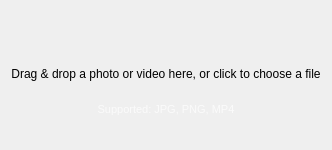
          <widget class="QFrame" name="uploadArea">
           <property name="sizePolicy">
            <sizepolicy hsizetype="Preferred" vsizetype="Preferred">
             <horstretch>0</horstretch>
             <verstretch>0</verstretch>
            </sizepolicy>
           </property>
           <property name="minimumSize">
            <size>
             <width>0</width>
             <height>150</height>
            </size>
           </property>
           <property name="maximumSize">
            <size>
             <width>16777215</width>
             <height>120</height>
            </size>
           </property>
           <property name="acceptDrops">
            <bool>true</bool>
           </property>
           <property name="autoFillBackground">
            <bool>false</bool>
           </property>
           <property name="styleSheet">
            <string notr="true"/>
           </property>
           <layout class="QVBoxLayout" name="uploadLayout">
            <property name="spacing">
             <number>14</number>
            </property>
            <property name="topMargin">
             <number>9</number>
            </property>
            <item>
             <widget class="QFrame" name="upload_area_empty_frame">
              <property name="acceptDrops">
               <bool>false</bool>
              </property>
              <layout class="QVBoxLayout" name="upload_area_empty_v_box">
               <property name="spacing">
                <number>0</number>
               </property>
               <property name="leftMargin">
                <number>0</number>
               </property>
               <property name="topMargin">
                <number>0</number>
               </property>
               <property name="rightMargin">
                <number>0</number>
               </property>
               <property name="bottomMargin">
                <number>0</number>
               </property>
               <item>
                <widget class="QLabel" name="uploadIcon">
                 <property name="sizePolicy">
                  <sizepolicy hsizetype="Preferred" vsizetype="Fixed">
                   <horstretch>0</horstretch>
                   <verstretch>0</verstretch>
                  </sizepolicy>
                 </property>
                 <property name="autoFillBackground">
                  <bool>false</bool>
                 </property>
                 <property name="styleSheet">
                  <string notr="true"/>
                 </property>
                 <property name="text">
                  <string/>
                 </property>
                 <property name="pixmap">
                  <pixmap resource="../scripts/ui/icons_resource.qrc">:/icons/icons/upload.png</pixmap>
                 </property>
                 <property name="scaledContents">
                  <bool>false</bool>
                 </property>
                 <property name="alignment">
                  <set>Qt::AlignmentFlag::AlignCenter</set>
                 </property>
                </widget>
               </item>
               <item>
                <widget class="QLabel" name="uploadText">
                 <property name="sizePolicy">
                  <sizepolicy hsizetype="Preferred" vsizetype="Fixed">
                   <horstretch>0</horstretch>
                   <verstretch>0</verstretch>
                  </sizepolicy>
                 </property>
                 <property name="text">
                  <string>Drag &amp; drop a photo or video here, or click to choose a file</string>
                 </property>
                 <property name="alignment">
                  <set>Qt::AlignmentFlag::AlignCenter</set>
                 </property>
                 <property name="class" stdset="0">
                  <string>MainUILable</string>
                 </property>
                </widget>
               </item>
               <item>
                <widget class="QLabel" name="uploadSupported">
                 <property name="sizePolicy">
                  <sizepolicy hsizetype="Preferred" vsizetype="Fixed">
                   <horstretch>0</horstretch>
                   <verstretch>0</verstretch>
                  </sizepolicy>
                 </property>
                 <property name="styleSheet">
                  <string notr="true">QLabel { color: rgba(255,255,255,0.72); font-size:11px; }</string>
                 </property>
                 <property name="text">
                  <string>Supported: JPG, PNG, MP4</string>
                 </property>
                 <property name="alignment">
                  <set>Qt::AlignmentFlag::AlignCenter</set>
                 </property>
                 <property name="margin">
                  <number>0</number>
                 </property>
                 <property name="class" stdset="0">
                  <string>MainUILable</string>
                 </property>
                </widget>
               </item>
              </layout>
             </widget>
            </item>
           </layout>
          </widget>
